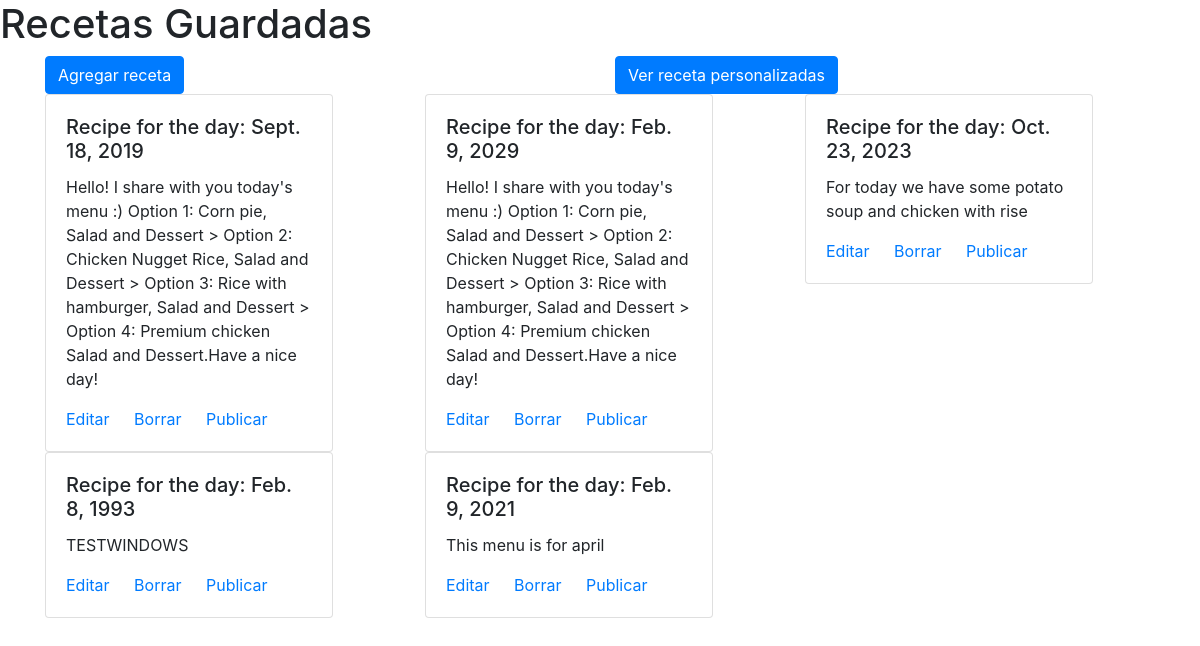
/allRecipes/, run on an earlier commit of the app's database.
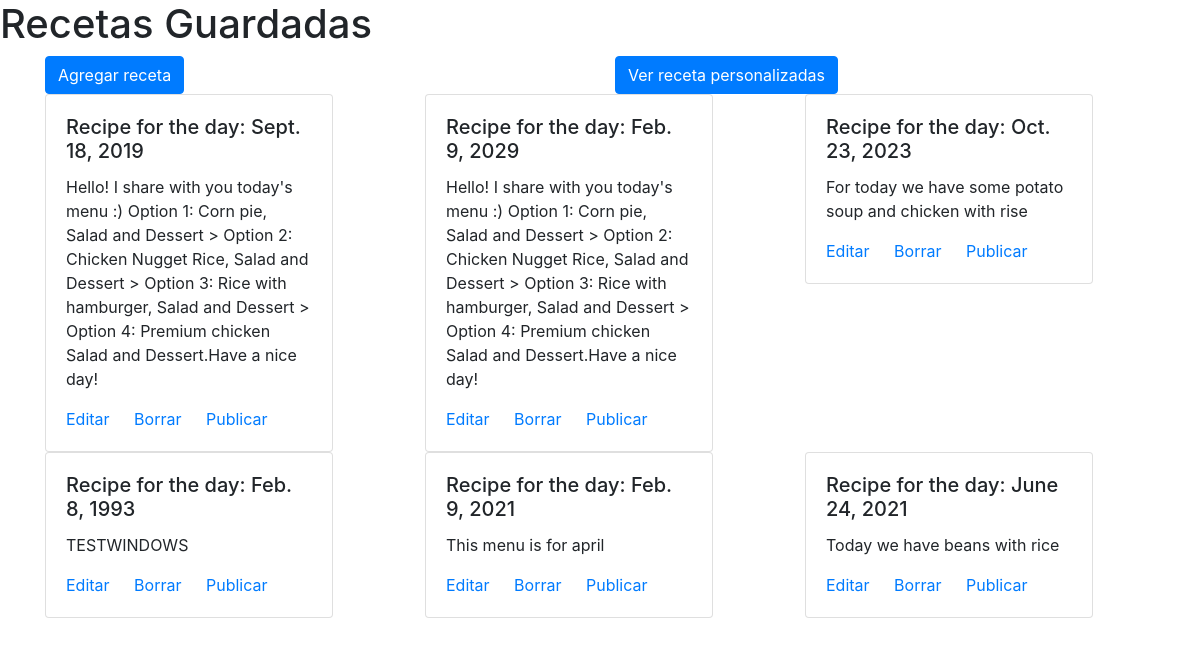
And on a later commit of the database.
### app_delivery/models.py (models this page shows)
class Recipe(models.Model):
    id_recipe = models.AutoField(primary_key=True)
    description = models.CharField(max_length=1000)
    date = models.DateField(auto_now=False, auto_now_add=False)
    public = models.BooleanField(default=False)

### app_delivery/views.py (the view)
# urls.py: path('allRecipes/', views.read_menu,name="read"),
def read_menu(request):
    menu = Recipe.objects.all()
    return render(request,"recipes/get_allrecipes.html",{'recipes':menu} )

### app_delivery/templates/recipes/get_allrecipes.html (shortened to what this page needs)
{% extends 'basetemplate.html' %}
{% block data_body %}
<h1>Recetas Guardadas</h1>
 <div class="container">
    <div class="row">
        <div class="col-md-6"><a class="btn btn-primary" href="{% url 'create' %}">Agregar receta</a></div>
        <div class="col-md-6"><a class="btn btn-primary" href="{% url 'custom' %}">Ver receta personalizadas</a></div>
    </div>
     <div class="row">
        {% for recipe in recipes %}
        <div class="col-md-4">
            <div class="card" style="width: 18rem;">
                <div class="card-body">
                    <h5 class="card-title">Recipe for the day: {{recipe.date}}</h5>
                    <p class="card-text">{{recipe.description}}</p>
                    <a href="/updateRecipe/{{recipe.id_recipe}}" class="card-link">Editar</a>
                    <a href="/deleteRecipe/{{recipe.id_recipe}}" class="card-link">Borrar</a>
                    <a href="/enable/{{recipe.id_recipe}}" class="card-link">Publicar</a>
                </div>
            </div>
        </div>
        {% endfor %}
    </div>
</div>
{% endblock data_body %}

What changed in the data, as far as the page shows it:
added Recipe: date "June 24, 2021", description "Today we have beans with rice"
